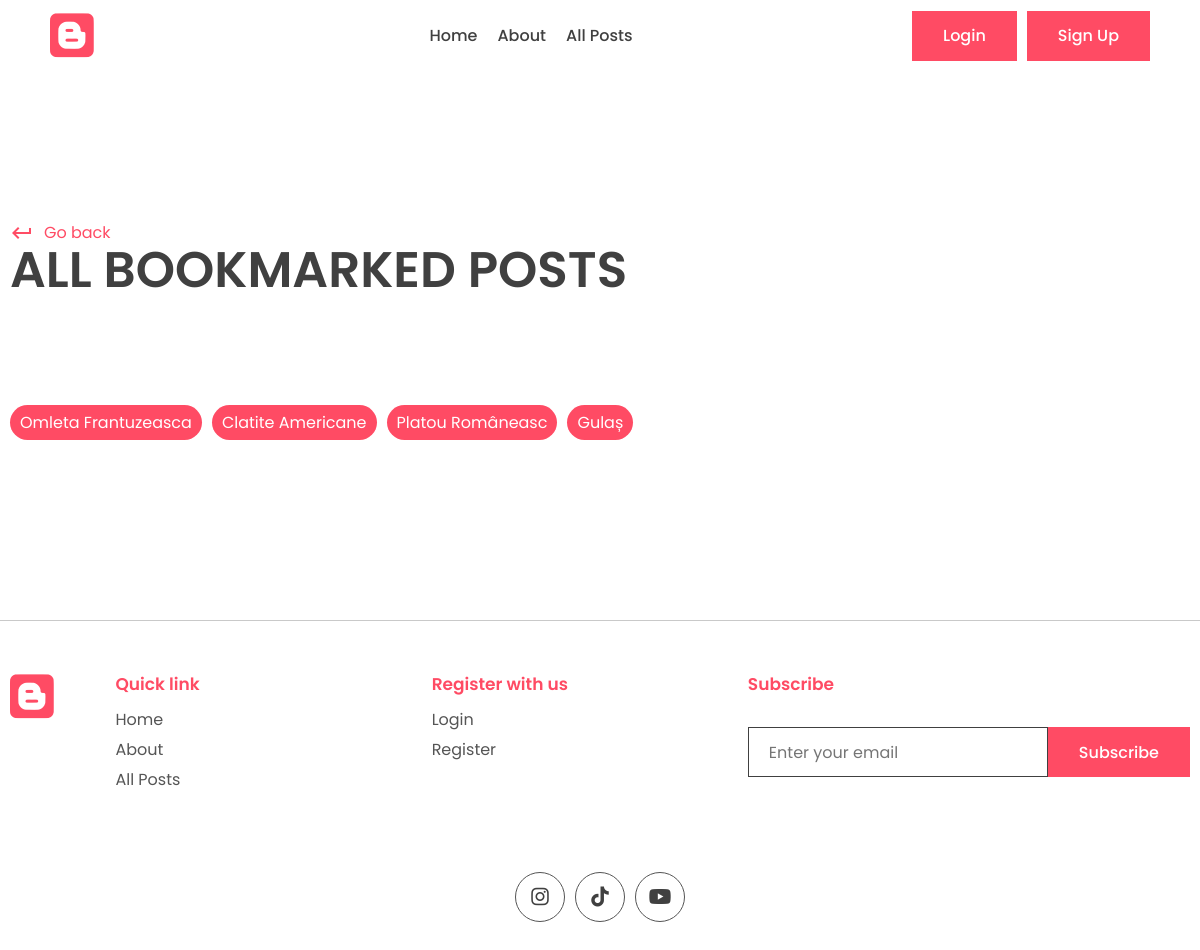
The app's page /all_posts/, older data.
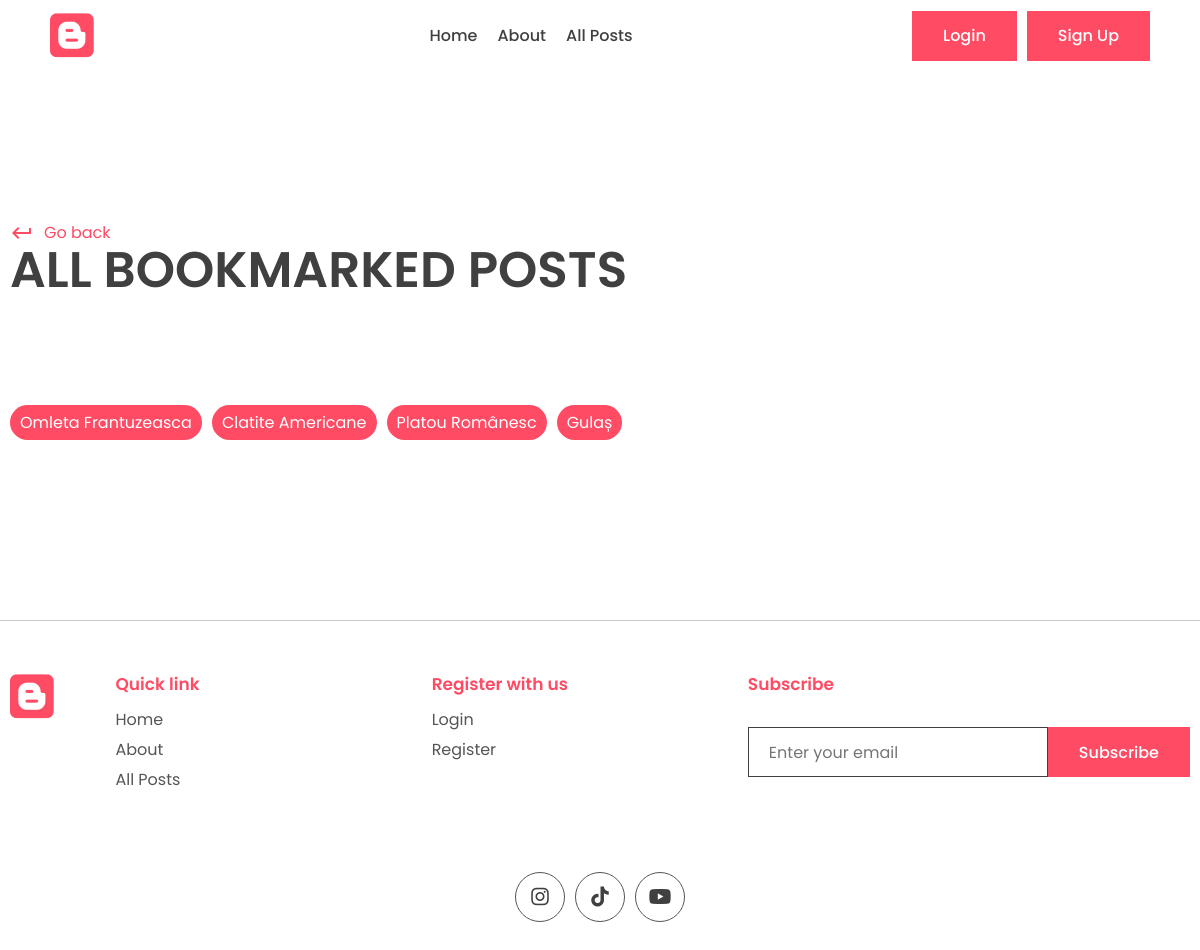
The same page, newer data.
### app/models.py (models this page shows, shortened)
class Post(models.Model):
    title = models.CharField(max_length=200)
    content = models.TextField()
    last_updated = models.DateTimeField(auto_now=True)
    slug = models.SlugField(max_length=200, unique=True)
    image = models.ImageField(null=True, blank=True, upload_to="images/")
    tags = models.ManyToManyField(Tag, blank=True, related_name='post')
    view_count = models.IntegerField(null=True, blank=True)
    is_featured = models.BooleanField(default=False)    # to show recommended posts
    author = models.ForeignKey(User, on_delete=models.CASCADE, null=True, blank=True)
    bookmark = models.ManyToManyField(User, related_name='bookmarks', default=None, blank=True)
    likes = models.ManyToManyField(User, related_name='post_like', default=None, blank=True)

### app/views.py (the view)
# urls.py: path('all_posts/', views.all_posts, name='all_posts'),
def all_posts(request):
    all_posts = Post.objects.all()
    context = {
        'all_posts': all_posts
    }
    return render(request, 'app/all_posts.html', context)

### app/templates/app/all_posts.html (shortened to what this page needs)
{% extends 'base.html' %}
{% block content %}
<main>
  <div class="container">
    <div class="page-top">
      <div class="top flex">
        <div class="page-name">
          <a href="" class="learn">
            <span class="material-icons"> keyboard_return </span> Go back
          </a>
          <h1>All Bookmarked Posts</h1>
        </div>
      </div>
    </div>
  </div>
</main>
<section class="sp">
  <div class="container">
    <div class="blog-tags">
    {% for post in all_posts %}
    <p class="tag">
      <a style="color: white;" href="{% url 'post_page' post.slug%}">{{ post.title }}</a>
    </p>
    {% endfor %}
  </div>
  </div>
</section>
{% endblock content %}

Row changes from the older to the newer data that the page shows:
changed Post: title "Platou Româneasc" → "Platou Românesc"
